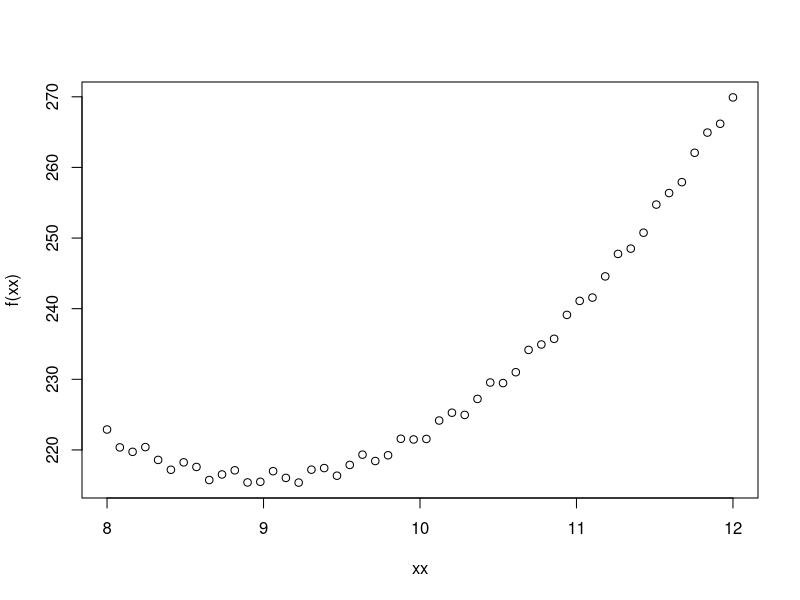

Generate this figure with R:
f <- function (x) {(x - 3)^2 + 2 * (x - 3)^2 + 3 * (x - 15)^2 + sin(100*x)}
optimize(f,c(0,15))
optimize(f,c(9,12))
optimize(f,c(10,11))

xx <- seq(8,12,length=50)
plot(xx,f(xx))